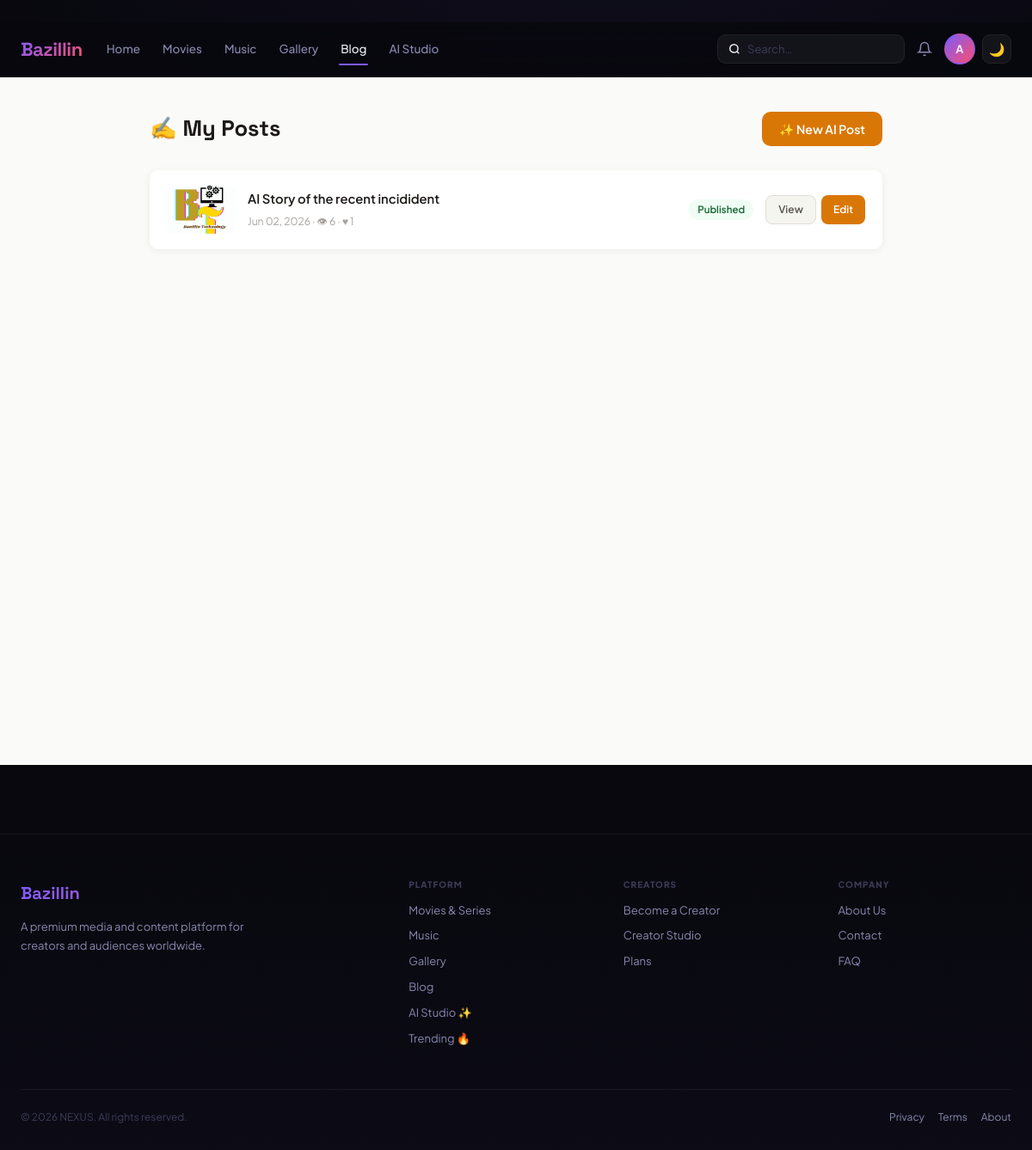
Page /blog/my-posts/ (signed in) on the committed database.
### cms/models.py (models this page shows, shortened)
class BrandingConfig(models.Model):
    site_name        = models.CharField(max_length=100, default='NEXUS')
    site_tagline     = models.CharField(max_length=300, blank=True)
    site_description = models.TextField(blank=True)
    logo_primary     = models.ImageField(upload_to='cms/branding/', null=True, blank=True, help_text='Primary logo (dark bg)')
    logo_dark        = models.ImageField(upload_to='cms/branding/', null=True, blank=True, help_text='Logo for light backgrounds')
    logo_footer      = models.ImageField(upload_to='cms/branding/', null=True, blank=True)
    logo_email       = models.ImageField(upload_to='cms/branding/', null=True, blank=True)
    favicon          = models.ImageField(upload_to='cms/branding/', null=True, blank=True)
    social_preview   = models.ImageField(upload_to='cms/branding/', null=True, blank=True, help_text='Default OG image (1200x630)')
    contact_email    = models.EmailField(blank=True)
    contact_phone    = models.CharField(max_length=30, blank=True)
    contact_address  = models.TextField(blank=True)
    social_twitter   = models.URLField(blank=True)
    social_instagram = models.URLField(blank=True)
    social_facebook  = models.URLField(blank=True)
    social_youtube   = models.URLField(blank=True)
    social_tiktok    = models.URLField(blank=True)
    social_discord   = models.URLField(blank=True)
    social_linkedin  = models.URLField(blank=True)
    copyright_text   = models.CharField(max_length=300, blank=True, default='© {year} NEXUS. All rights reserved.')
    updated_at       = models.DateTimeField(auto_now=True)
    class Meta:
        verbose_name = 'Branding Config'
    @classmethod
    def get(cls):
        obj, _ = cls.objects.get_or_create(pk=1)
        return obj
    def get_copyright(self):
        return self.copyright_text.replace('{year}', str(timezone.now().year))

### accounts/models.py (models this page shows, shortened)
class User(AbstractUser):
    ROLE_CHOICES = [('admin', 'Admin'), ('creator', 'Creator'), ('user', 'User')]
    role            = models.CharField(max_length=20, choices=ROLE_CHOICES, default='user')
    avatar          = models.ImageField(upload_to='avatars/', null=True, blank=True)
    bio             = models.TextField(blank=True)
    website         = models.URLField(blank=True)
    followers_count = models.IntegerField(default=0)
    total_earnings  = models.DecimalField(max_digits=10, decimal_places=2, default=0)
    is_verified     = models.BooleanField(default=False)
    subscription_plan   = models.ForeignKey(SubscriptionPlan, null=True, blank=True, on_delete=models.SET_NULL)
    subscription_expiry = models.DateTimeField(null=True, blank=True)
    ai_credits_used     = models.IntegerField(default=0)   # monthly AI blog usage
    ai_credits_reset    = models.DateField(null=True, blank=True)
    created_at          = models.DateTimeField(auto_now_add=True)
    def is_admin(self):    return self.role == 'admin'
    def is_creator(self):  return self.role in ('admin', 'creator')

### blog/models.py (models this page shows, shortened)
class Post(models.Model):
    STATUS = [('draft','Draft'),('published','Published')]
    title        = models.CharField(max_length=400)
    slug         = models.SlugField(unique=True, blank=True)
    author       = models.ForeignKey(settings.AUTH_USER_MODEL, on_delete=models.CASCADE, related_name='posts')
    category     = models.ForeignKey(Category, null=True, blank=True, on_delete=models.SET_NULL)
    tags         = models.ManyToManyField(Tag, blank=True)
    featured_img = models.ImageField(upload_to='blog/covers/', null=True, blank=True)
    featured_img_url = models.URLField(blank=True, help_text='External link to a cover image (used instead of an upload to save storage space).')
    content      = models.TextField()
    excerpt      = models.TextField(blank=True, max_length=500)
    status       = models.CharField(max_length=20, choices=STATUS, default='draft')
    is_featured  = models.BooleanField(default=False)
    is_ai_generated = models.BooleanField(default=False)
    views_count  = models.IntegerField(default=0)
    likes_count  = models.IntegerField(default=0)
    created_at   = models.DateTimeField(auto_now_add=True)
    updated_at   = models.DateTimeField(auto_now=True)
    class Meta: ordering = ['-created_at']
    def save(self, *args, **kwargs):
        if not self.slug:
            from django.utils.text import slugify
            base = slugify(self.title)
            slug, n = base, 1
            while Post.objects.filter(slug=slug).exclude(pk=self.pk).exists():
                slug = f'{base}-{n}'; n += 1
            self.slug = slug
        if not self.excerpt and self.content:
            self.excerpt = self.content[:400].rsplit(' ',1)[0] + '…'
        super().save(*args, **kwargs)

### blog/views.py (the view)
# urls.py: path('my-posts/',          views.my_posts,         name='my_posts'),
@login_required
def my_posts(request):
    posts = Post.objects.filter(author=request.user).order_by('-created_at')
    return render(request, 'blog/my_posts.html', {'posts': posts})

### cms/models.py (called while the page is built)
    @classmethod
    def get(cls):
        obj, _ = cls.objects.get_or_create(pk=1)
        return obj

    @classmethod
    def get(cls):
        obj, _ = cls.objects.get_or_create(pk=1)
        return obj

    @classmethod
    def get(cls):
        obj, _ = cls.objects.get_or_create(pk=1)
        return obj

### templates/blog/my_posts.html (shortened to what this page needs)
{% extends 'base.html' %}
{% block content %}
<div style="background:#fafaf8;min-height:100vh;color:#1c1917;padding:40px 0 60px;">
<div class="container" style="max-width:900px;">
  <div style="display:flex;justify-content:space-between;align-items:center;margin-bottom:28px;flex-wrap:wrap;gap:10px;">
    <h1 style="font-family:'Space Grotesk',sans-serif;font-size:1.6rem;font-weight:800;">✍️ My Posts</h1>
    <a href="/blog/ai/" class="btn" style="background:#d97706;color:#fff;">✨ New AI Post</a>
  </div>
  {% for p in posts %}
  <div style="background:#fff;border-radius:10px;padding:18px 20px;margin-bottom:12px;box-shadow:0 2px 10px rgba(0,0,0,0.06);display:flex;gap:14px;align-items:center;">
    {% if p.featured_img %}<img src="{{ p.featured_img.url }}" style="width:80px;height:56px;object-fit:cover;border-radius:6px;flex-shrink:0;">{% endif %}
    <div style="flex:1;min-width:0;">
      <div style="font-weight:600;font-size:0.92rem;color:#1c1917;margin-bottom:4px;white-space:nowrap;overflow:hidden;text-overflow:ellipsis;">{{ p.title }}</div>
      <div style="font-size:0.76rem;color:#a8a29e;">{{ p.created_at|date:"M d, Y" }} · 👁 {{ p.views_count }} · ♥ {{ p.likes_count }}</div>
    </div>
    <span style="padding:3px 10px;border-radius:20px;font-size:0.72rem;font-weight:600;{% if p.status == 'published' %}background:#f0fdf4;color:#166534;{% else %}background:#fef3c7;color:#92400e;{% endif %}">{{ p.status|capfirst }}</span>
    <div style="display:flex;gap:6px;">
      <a href="/blog/post/{{ p.slug }}/" class="btn btn-sm" style="background:#f5f5f0;color:#57534e;border:1px solid #e2ddd7;">View</a>
      <a href="/blog/edit/{{ p.pk }}/" class="btn btn-sm" style="background:#d97706;color:#fff;">Edit</a>
    </div>
  </div>
  {% empty %}
  <div style="text-align:center;padding:80px 0;color:#a8a29e;">
    <div style="font-size:3rem;margin-bottom:12px;">📝</div>
    <div>No posts yet. <a href="/blog/ai/" style="color:#d97706;">Generate your first with AI →</a></div>
  </div>
  {% endfor %}
</div>
</div>
{% endblock %}

### templates/base.html (shortened to what this page needs)
﻿<!DOCTYPE html>
<html lang="en" data-theme="dark">
<head>
</head>
<body>
<nav class="nav">
  <div class="nav-inner">
    <a class="nav-logo" href="/">
      {% if branding and branding.logo_primary %}<img src="{{ branding.logo_primary.url }}" alt="{{ branding.site_name }}">
      {% else %}{{ branding.site_name|default:'NEXUS' }}{% endif %}
    </a>
    <div class="nav-links">
      <a class="nav-link {% if request.path == '/' %}on{% endif %}" href="/">Home</a>
      <a class="nav-link {% if '/movies/' in request.path %}on{% endif %}" href="/movies/">Movies</a>
      <a class="nav-link {% if '/music/' in request.path %}on{% endif %}" href="/music/">Music</a>
      <a class="nav-link {% if '/images/' in request.path %}on{% endif %}" href="/images/">Gallery</a>
      <a class="nav-link {% if '/blog/' in request.path %}on{% endif %}" href="/blog/">Blog</a>
      <a class="nav-link {% if '/ai/' in request.path %}on{% endif %}" href="/ai/studio/">AI Studio</a>
    </div>
    <div class="nav-r">
      <form class="nav-search" action="/search/" method="get">
        <svg width="14" height="14" viewBox="0 0 24 24" fill="none" stroke="currentColor" stroke-width="2.5"><circle cx="11" cy="11" r="8"/><path d="m21 21-4.35-4.35"/></svg>
        <input type="text" name="q" placeholder="Search…" value="{{ request.GET.q }}" autocomplete="off">
      </form>
      {% if user.is_authenticated %}
      <a href="/admin-panel/notifications/" style="position:relative;color:var(--tx2);display:flex;align-items:center;padding:6px;border-radius:8px;transition:background .15s" onmouseover="this.style.background='rgba(255,255,255,.06)'" onmouseout="this.style.background='none'">
        <svg width="18" height="18" viewBox="0 0 24 24" fill="none" stroke="currentColor" stroke-width="2"><path d="M18 8A6 6 0 0 0 6 8c0 7-3 9-3 9h18s-3-2-3-9"/><path d="M13.73 21a2 2 0 0 1-3.46 0"/></svg>
      </a>
      <div class="ddwrap">
        <div class="avatar" onclick="this.nextElementSibling.classList.toggle('open')">
          {% if user.avatar %}<img src="{{ user.avatar.url }}" alt="">{% else %}{{ user.username|slice:':1'|upper }}{% endif %}
        </div>
      </div>
      {% else %}
      <a class="btn btn-ghost btn-sm" href="/auth/login/">Log in</a>
      <a class="btn btn-primary btn-sm" href="/auth/register/">Sign up</a>
      {% endif %}
      <button id="themeBtn" onclick="toggleSiteTheme()" style="width:34px;height:34px;border-radius:9px;background:rgba(255,255,255,.05);border:1px solid var(--bd);cursor:pointer;font-size:15px;display:flex;align-items:center;justify-content:center;transition:all .15s" title="Toggle theme">🌙</button>
    </div>
  </div>
</nav>
<main>{% block content %}{% endblock %}</main>
<footer class="footer">
  <div class="wrap">
    <div class="footer-grid">
      <div>
        <div class="footer-logo">{% if branding and branding.logo_footer %}<img src="{{ branding.logo_footer.url }}" style="height:28px">{% else %}{{ branding.site_name|default:'NEXUS' }}{% endif %}</div>
        <p class="footer-desc">{{ branding.site_description|default:'A premium media and content platform for creators and audiences worldwide.' }}</p>
      </div>
      <div class="footer-col">
        <h4>Platform</h4>
        <a href="/movies/">Movies & Series</a>
        <a href="/music/">Music</a>
        <a href="/images/">Gallery</a>
        <a href="/blog/">Blog</a>
        <a href="/ai/studio/">AI Studio ✨</a>
        <a href="/trending/">Trending 🔥</a>
      </div>
      <div class="footer-col">
        <h4>Creators</h4>
        <a href="/auth/register/?role=creator">Become a Creator</a>
        <a href="/creator/">Creator Studio</a>
        <a href="/subscriptions/">Plans</a>
      </div>
      <div class="footer-col">
        <h4>Company</h4>
        <a href="/page/about/">About Us</a>
        <a href="/page/contact/">Contact</a>
        <a href="/page/faq/">FAQ</a>
      </div>
    </div>
    <div class="footer-bottom">
      <span>{% if branding %}{{ branding.get_copyright }}{% else %}© 2025 NEXUS. All rights reserved.{% endif %}</span>
      <div style="display:flex;gap:16px"><a href="/page/privacy/">Privacy</a><a href="/page/terms/">Terms</a><a href="/page/about/">About</a></div>
    </div>
  </div>
</footer>
</body>
</html>

### templates/base.html (style rules this page uses)
:root { --ac:#7c5cfc; --ac2:#ff4d6d; --ac3:#00d4aa; --bg:#08080e; --bg2:#0e0e18; --bg3:#131320; --bg4:#1a1a2a; --tx:#eeeef8; --tx2:#8888b0; --tx3:#3c3c58; --bd:rgba(255,255,255,.06); --bd2:rgba(255,255,255,.10); --r:10px; --r2:14px; --r3:20px; --shadow:0 4px 28px rgba(0,0,0,.55); --glow:0 0 48px rgba(124,92,252,.18); --gold:#f59e0b; --nav-h:64px; --accent:var(--ac); --text:var(--tx); --text2:var(--tx2); --border:var(--bd); --card:var(--bg2); --glass:rgba(255,255,255,.04); --glass-b:rgba(255,255,255,.08); }
*,*::before,*::after { box-sizing:border-box;margin:0;padding:0 }
html { scroll-behavior:smooth;-webkit-text-size-adjust:100% }
body { font-family:'Plus Jakarta Sans',system-ui,sans-serif; background:var(--bg); color:var(--tx); min-height:100vh; line-height:1.6; -webkit-font-smoothing:antialiased; background-image:radial-gradient(ellipse 100% 45% at 60% -10%,rgba(124,92,252,.07) 0%,transparent 65%); }
a { color:inherit;text-decoration:none }
img { max-width:100%;display:block }
h1,h2,h3,h4 { line-height:1.2;font-weight:700 }
input,select,textarea,button { font-family:inherit;font-size:inherit }
.wrap,.container { width:100%;max-width:1360px;margin:0 auto;padding:0 24px }
.nav { position:sticky;top:0;z-index:900;height:var(--nav-h); background:rgba(8,8,14,.82); backdrop-filter:blur(28px);-webkit-backdrop-filter:blur(28px); border-bottom:1px solid var(--bd); }
.nav-inner { display:flex;align-items:center;gap:10px; height:100%;max-width:1360px;margin:0 auto;padding:0 24px; }
.nav-logo { font-family:'Space Grotesk',sans-serif;font-size:22px;font-weight:800; background:linear-gradient(135deg,var(--ac),var(--ac2)); -webkit-background-clip:text;-webkit-text-fill-color:transparent; letter-spacing:-.5px;flex-shrink:0;margin-right:6px; }
.nav-links { display:flex;align-items:center;gap:2px }
.nav-link { padding:7px 12px;border-radius:9px; font-size:13.5px;font-weight:500;color:var(--tx2); transition:color .15s,background .15s; position:relative;white-space:nowrap; }
.nav-link.on { color:var(--tx) }
.nav-link.on::after { content:'';position:absolute;bottom:-1px;left:10px;right:10px; height:2px;background:var(--ac);border-radius:2px; }
.nav-r { margin-left:auto;display:flex;align-items:center;gap:8px }
.nav-search { display:flex;align-items:center;gap:8px; background:rgba(255,255,255,.05);border:1px solid var(--bd); border-radius:10px;padding:0 12px; transition:border-color .15s,background .15s; }
.nav-search input { background:none;border:none;outline:none;color:var(--tx);font-size:13px;padding:8px 0;width:170px }
.nav-search input::placeholder { color:var(--tx3) }
.avatar { width:36px;height:36px;border-radius:50%; background:linear-gradient(135deg,var(--ac),var(--ac2)); display:flex;align-items:center;justify-content:center; font-weight:700;font-size:13px;cursor:pointer;overflow:hidden; flex-shrink:0;border:2px solid rgba(124,92,252,.3); transition:border-color .15s; }
.ddwrap { position:relative }
.btn { display:inline-flex;align-items:center;justify-content:center;gap:7px; padding:9px 20px;border-radius:var(--r); font-size:14px;font-weight:600;border:none;cursor:pointer; transition:all .17s;text-decoration:none;white-space:nowrap; }
.btn-sm { padding:6px 14px;font-size:12px;border-radius:8px }
.footer { border-top:1px solid var(--bd);padding:52px 0 28px;margin-top:80px;background:linear-gradient(180deg,transparent,rgba(124,92,252,.03)) }
.footer-grid { display:grid;grid-template-columns:2fr 1fr 1fr 1fr;gap:48px;margin-bottom:40px }
.footer-logo { font-family:'Space Grotesk',sans-serif;font-size:20px;font-weight:800;background:linear-gradient(135deg,var(--ac),var(--ac2));-webkit-background-clip:text;-webkit-text-fill-color:transparent;margin-bottom:12px }
.footer-desc { font-size:13px;color:var(--tx2);line-height:1.75;max-width:270px }
.footer-col h4 { font-size:10px;font-weight:800;text-transform:uppercase;letter-spacing:.1em;color:var(--tx3);margin-bottom:14px }
.footer-col a { display:block;font-size:13px;color:var(--tx2);margin-bottom:9px;transition:color .15s }
.footer-bottom { border-top:1px solid var(--bd);padding-top:22px;display:flex;align-items:center;justify-content:space-between;font-size:12px;color:var(--tx3);gap:16px;flex-wrap:wrap }
.footer-bottom a { color:var(--tx2) }

### rows in the picture
BrandingConfig: site_name "Bazillin", site_description "A premium media and content platform for creators and audiences worldwide.", get_copyright "© 2026 NEXUS. All rights reserved."
User: username "A"
Post: featured_img (picture), title "AI Story of the recent incidident", created_at "Jun 02, 2026", views_count "6", likes_count "1", status "Published"
